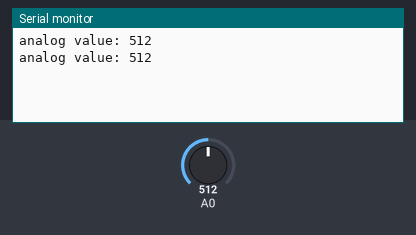
A sketch run on a simulated Arduino Uno, built with avr-gcc and run on an emulated ATmega328P. On the bench: the last lines printed to the serial monitor. The test bench sets the inputs (shaded band); at power-on: A0 = 512.

Above: at 1.8 s.
1.9 s: A0 set to 716
At 2.8 s:
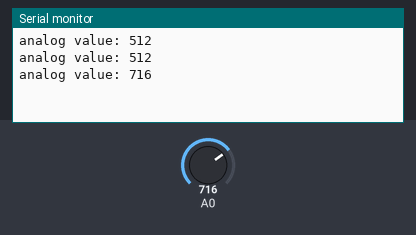
3.4 s: A0 set to 900
At 4.7 s:
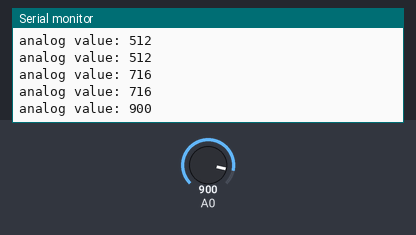
Timing chart, 0 to 6.4 s (numbered marks = the images above; inputs shaded):
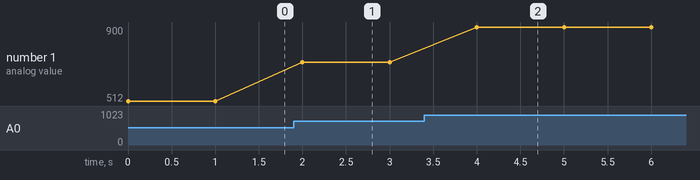

Measured:
- after the input at 1.9 s, the serial monitor: prints a new line after 0.10 s (image 1)
- after the input at 3.4 s, the serial monitor: prints a new line after 0.60 s (image 2)
- plotted number 1: 512 → 716 after the input at 1.9 s, 716 → 900 after the input at 3.4 s

The sketch:

soil_moisture.ino
```cpp
void setup(){

Serial.begin(9600);

}

void loop(){

int soil_moisture=analogRead(A0);  // read from analog pin A3

Serial.print("analog value: ");
Serial.println(soil_moisture);


delay(1000);
}
```
